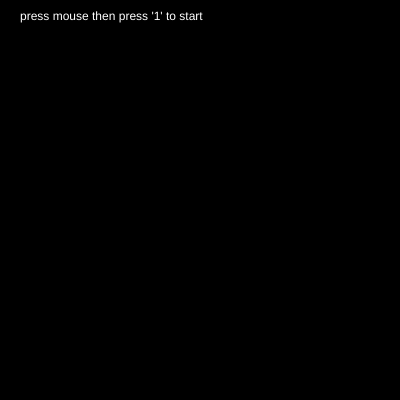
Frame 1 (no input)
Frame 60 (no input): identical to frame 1, image omitted
Frame 120 (the mouse pressed at the canvas centre since frame 60): identical to frame 1, image omitted

The p5.js sketch that drew this single still picture (run headless with seeded random() and noise() and a simulated clock; from frame 60 on, the mouse is pressed at the canvas centre):

// p5.js sketch
// ── sketch.js
// drawmotion1
let dia = 0;
let r, g, b;
let x, y;
let xSpeed, ySpeed;
let growthRate = 1;
//ChatGPT
let circleVisible = true;

let mode = 0;

//explosion
let m = [];
let n = [];
let mSpd = [];
let nSpd = [];
let diam = [];

//碱基对
let numOfCircles = 16;
let circleX = [];

function setup() {
  createCanvas(400, 400);
  //drawmotion1
  r = 255;
  g = 0;
  b = 0;
  growthRate *= 0.7;
  // x = floor(random(125,275))
  // y = floor(random(125,275))
  // xSpeed = random(-3,3)
  // ySpeed = random(-3,3)

  // drawmotion2
  angleMode(DEGREES);

  //explosion
  for (let i = 0; i < 300; i++) {
    m[i] = width / 2;
    n[i] = height / 2;
    mSpd[i] = random(-2, 2);
    nSpd[i] = random(-2, 2);
    diam[i] = random(5, 40);
  }

  //碱基对
  for (let i = 0; i < numOfCircles; i++) {
    circleX[i] = 0 - i * 25;
  }
}

function draw() {
  if (mode == 0) {
    background(0);
    fill(255);
    text("press mouse then press '1' to start", 20, 20);
  }

  if (keyIsPressed) {
    if (key == "1") {
      mode = 1;
    } else if (key == "2") {
      mode = 2;
    } else if (key == "3") {
      mode = 3;
    }
  }

  if (mode == 1) {
    drawSceneBigBang();
  } else if (mode == 2) {
    drawSceneCells();
  } else if (mode == 3) {
    drawSceneDNA();
  }
}

// the big bang
function drawSceneBigBang() {
  fill(255);
  text("the BIG BANG    MACRO", 20, 20);
  textSize(20);

  push();

  background(0, 10);

  //random red, blue, yellow circles
  drawStar(255, 0, 0);
  drawStar(255, 255, 0);
  drawStar(0, 255, 255);

  if (circleVisible) {
    //big bang
    g += 0.9;
    b += 0.8;

    fill(r, g, b);
    dia += growthRate;
    circle(width / 2, height / 2, dia);
  }

  if (dia > 180) {
    fill(255);
    textSize(10);
    text("first, long press the mouse", 20, 30);
    text("then, long press the key", 20, 40);
    text("at last, press 2", 20, 50);
  }

  if (dia > 220) {
    circleVisible = false;
    drawmotion();
  }

  pop();
}

function drawmotion() {
  // background(0)
  if (keyIsPressed) {
    fill(random(255), random(255), random(255));
    beginShape();
    let radius = random(10, 50);
    for (let i = 0; i < 6; i++) {
      let angle = (TWO_PI / 6) * i;
      let sx = random(width) + cos(angle) * radius;
      let sy = random(height) + sin(angle) * radius;
      vertex(sx, sy);
    }
    endShape(CLOSE);
  }

  if (mouseIsPressed) {
    for (let i = 0; i < 300; i++) {
      m[i] += mSpd[i] * 5;
      n[i] += nSpd[i] * 5;
      fill(random(255), random(255), random(255));
      circle(m[i], n[i], diam[i]);
    }
  }
}

function drawStar(r, g, b) {
  x = random(width);
  y = random(height);

  strokeWeight(2);
  fill(r, g, b);
  circle(x, y, 5);
}

// the cell
let angleRot = 0;
let zoomAmount = 0;

function drawSceneCells() {
  
  //   function draw() {
  //     background(220);

  //     // 定义等比例放大的比例
  //     let scale_factor = 3; // 2表示放大两倍

  //     // 创建一个中间画布，与实际画布相同大小
  //     let intermediateCanvas = createGraphics(width, height);

  //     // 在中间画布上绘制内容，注意使用scale函数进行放大
  //     intermediateCanvas.scale(scale_factor);
  //     drawContent(intermediateCanvas); // 调用自定义的绘制内容函数

  //     // 将中间画布绘制到实际画布上，位置和大小不变
  //     image(intermediateCanvas, 0, 0);
  //   }

  //   function drawContent(canvas) {
  //     // 在中间画布上绘制内容的具体代码
  //     push();
  //     background(0);
  //     cell(50, 100, 110, width / 2, height / 2, 2);
  //     cell(20, 30, 50, 100, 100, 5);
  //     cell(10, 60, 80, 350, 350, 7);
  //     cell(30, 10, 30, 350, 60, 10);
  //     cell(5, 20, 25, 50, 290, 20);

  //     if (frameCount <= 200) {
  //       angleRot = 1;
  //     } else if (frameCount <= 800) {
  //       angleRot = 2;
  //     } else if (frameCount <= 1000) {
  //       angleRot = 5;
  //     } else if (frameCount <= 1100) {
  //       angleRot = 8;
  //     } else if (frameCount <= 1200) {
  //       angleRot = 12;
  //     } else if (frameCount <= 1300) {
  //       angleRot = 17;
  //     } else if (frameCount <= 1400) {
  //       angleRot = 23;
  //     } else if (frameCount <= 1500) {
  //       angleRot = 25;
  //     } else if (frameCount <= 16300) {
  //       angleRot = 27;
  //     }
  //     pop();
  //     fill(255);
  //     textSize(20);
  //     text("VARIATING CELLS   Mesoscopic", 20, 20);
  //     textSize(10);
  //     text("when the variation stopped, press 3", 20, 30);
  //     // 这里可以添加你的绘图逻辑
  //     canvas.background(200);
  //     canvas.fill(255, 0, 0);
  //     canvas.ellipse(50, 50, 100, 100);
  //   }

  background(0);

  push();

  translate(width / 2, height / 2);
  scale(1.0 + zoomAmount);

  translate(-width / 2, -height / 2); // quick fix!

  cell(50, 100, 110, width / 2, height / 2, 2);
  cell(20, 30, 50, 100, 100, 5);
  cell(10, 60, 80, 350, 350, 7);
  cell(30, 10, 30, 350, 60, 10);
  cell(5, 20, 25, 50, 290, 20);

  if (frameCount <= 200) {
    angleRot = 1;
  } else if (frameCount <= 800) {
    angleRot = 2;
  } else if (frameCount <= 1000) {
    angleRot = 5;
  } else if (frameCount <= 1100) {
    angleRot = 8;
  } else if (frameCount <= 1200) {
    angleRot = 12;
  } else if (frameCount <= 1300) {
    angleRot = 17;
  } else if (frameCount <= 1400) {
    angleRot = 23;
  } else if (frameCount <= 1500) {
    angleRot = 25;
  } else if (frameCount <= 1600) {
    angleRot = 27;
  } else {
    zoomAmount += 0.03;
  }
  pop();

  fill(255);
  textSize(20);
  text("VARIATING CELLS   Mesoscopic", 20, 20);
  textSize(10);
  text("when the variation stopped and zoomed in, press 3", 20, 30);
}
3;

function cell(amp, min, max, x, y, inc) {
  let freq = frameCount;
  let sinValue = sin(freq) * amp;

  stroke(255);

  push();
  translate(x, y);
  rotate(frameCount * 0.1);
  for (let angle = 0; angle < 360; angle += inc) {
    let radDist = map(sin(angle * angleRot), -1, 1, min, max); // radial distance
    let x = cos(angle) * radDist + sinValue;
    let y = sin(angle) * radDist + sinValue;
    line(0, sinValue, x, y);
  }
  pop();
}

// the DNA
function drawSceneDNA() {
  fill(255);
  textSize(20);
  text("DNA    MICRO", 20, 20);
  push();
  background(25, 48, 80, 10);

  // genepair(100, 6);
  // genepair(300, 6);
  // genepair(width / 6, 40);
  // genepair(200 - width / 6, 40);
  // genepair(200 + width / 6, 40);
  // genepair(400 - width / 6, 40);
  // genepair(100 - width / 6, 57);
  // genepair(width / 6 + 100, 57);
  // genepair(300 - width / 6, 57);
  // genepair(300 + width / 6, 57);
  // genepair(width, 65);
  // genepair(0, 65);
  // genepair(200, 65);

  //DNA
  for (let x = 0; x < width; x++) {
    // sinWave(x)
    let freq = x*0.7 + frameCount*1.1 ; //
    let amp = 60;
    let sinValue = sin(freq) * amp;

    let y1 = height / 2 + sinValue;
    let y2 = height / 2 - sinValue;

    noStroke();
    circle(x, y1, 3);
    circle(x, y2, 3);
  }
  
  
  for (let i = 0; i < circleX.length; i++) {
    // move
    circleX[i] += 1;

    // sinWave(circleX[i])

    // get the sine value
    let freq = circleX[i]*0.7 + frameCount*1.1 ; //
    let amp = 60;
    let sinValue = sin(freq) * amp;

    let y1 = height / 2 + sinValue;
    let y2 = height / 2 - sinValue;

    // display
    noStroke();
    circle(circleX[i], y1, 15);
    circle(circleX[i], y2, 15);
    stroke(255);
    line(circleX[i], y1, circleX[i], y2);

    // reappear
    if (circleX[i] > width) {
      circleX[i] = 0;
    }
  }

  //六边形
  fill(255, 150);
  //from ChatGPT
  let centerX = random(width);
  let centerY = random(height);
  let radius = random(10, 50);
  let vertices = [];
  for (let i = 0; i < 6; i++) {
    let angle = (360 / 6) * i;
    let x = centerX + cos(angle) * radius;
    let y = centerY + sin(angle) * radius;
    vertices.push(createVector(x, y));
  }

  beginShape();
  for (let i = 0; i < vertices.length; i++) {
    vertex(vertices[i].x, vertices[i].y);
  }
  endShape();

  pop();
}

function genepair(x, amp) {
  let freq = frameCount * 3;
  let sinValue = sin(freq) * amp;

  let y = height / 2 + sinValue;
  let dia = 10;

  stroke(10);
  line(x, height / 2, x, y);
  line(x, height / 2, x, 400 - y);

  noStroke();
  fill(255);
  circle(x, y, dia);
  circle(x, 400 - y, dia);
}
